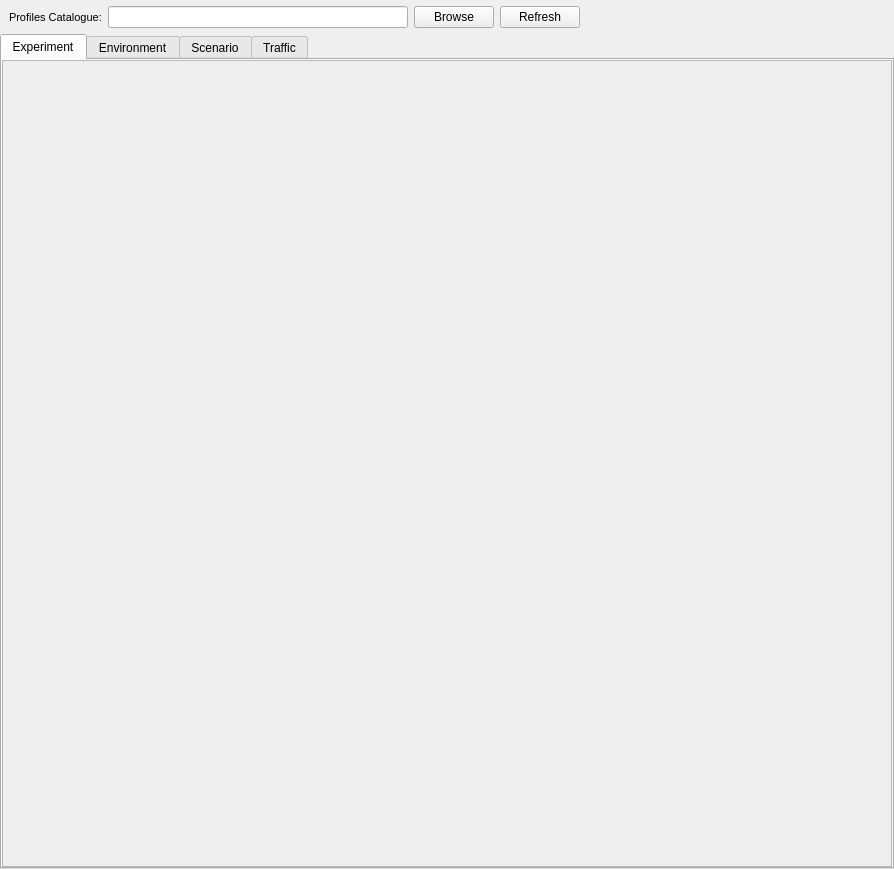
<?xml version="1.0" encoding="UTF-8"?>
<ui version="4.0">
 <class>TrafficSimulationView</class>
 <widget class="QWidget" name="TrafficSimulationView">
  <property name="geometry">
   <rect>
    <x>0</x>
    <y>0</y>
    <width>894</width>
    <height>869</height>
   </rect>
  </property>
  <property name="windowTitle">
   <string>Form</string>
  </property>
  <layout class="QVBoxLayout" name="layout">
   <property name="spacing">
    <number>0</number>
   </property>
   <property name="leftMargin">
    <number>0</number>
   </property>
   <property name="topMargin">
    <number>0</number>
   </property>
   <property name="rightMargin">
    <number>0</number>
   </property>
   <property name="bottomMargin">
    <number>0</number>
   </property>
   <item>
    <widget class="QWidget" name="ProfileCatalogueView" native="true">
     <property name="toolTip">
      <string>Reference to the catalogue of agent profiles. Can be constructed with the Agent Configuration Plugin if loaded.</string>
     </property>
     <layout class="QHBoxLayout" name="horizontalLayout">
      <property name="leftMargin">
       <number>9</number>
      </property>
      <property name="topMargin">
       <number>6</number>
      </property>
      <property name="rightMargin">
       <number>0</number>
      </property>
      <property name="bottomMargin">
       <number>6</number>
      </property>
      <item>
       <widget class="QLabel" name="ProfileCatalogueLabel">
        <property name="font">
         <font>
          <pointsize>8</pointsize>
         </font>
        </property>
        <property name="text">
         <string>Profiles Catalogue:</string>
        </property>
        <property name="margin">
         <number>0</number>
        </property>
       </widget>
      </item>
      <item>
       <widget class="QLineEdit" name="ProfileCatalogue">
        <property name="minimumSize">
         <size>
          <width>300</width>
          <height>0</height>
         </size>
        </property>
        <property name="readOnly">
         <bool>true</bool>
        </property>
       </widget>
      </item>
      <item>
       <widget class="QPushButton" name="CatalogueBrowse">
        <property name="sizePolicy">
         <sizepolicy hsizetype="Fixed" vsizetype="Fixed">
          <horstretch>0</horstretch>
          <verstretch>0</verstretch>
         </sizepolicy>
        </property>
        <property name="text">
         <string>Browse</string>
        </property>
       </widget>
      </item>
      <item>
       <widget class="QPushButton" name="CatalogueRefresh">
        <property name="text">
         <string>Refresh</string>
        </property>
       </widget>
      </item>
      <item>
       <widget class="QLabel" name="CatalogueError">
        <property name="font">
         <font>
          <pointsize>10</pointsize>
          <weight>75</weight>
          <bold>true</bold>
         </font>
        </property>
        <property name="styleSheet">
         <string notr="true">color:red</string>
        </property>
        <property name="text">
         <string/>
        </property>
       </widget>
      </item>
      <item>
       <spacer name="horizontalSpacer_2">
        <property name="orientation">
         <enum>Qt::Horizontal</enum>
        </property>
        <property name="sizeHint" stdset="0">
         <size>
          <width>40</width>
          <height>20</height>
         </size>
        </property>
       </spacer>
      </item>
     </layout>
    </widget>
   </item>
   <item>
    <widget class="QTabWidget" name="tabWidget">
     <property name="autoFillBackground">
      <bool>false</bool>
     </property>
     <property name="tabPosition">
      <enum>QTabWidget::North</enum>
     </property>
     <property name="tabShape">
      <enum>QTabWidget::Rounded</enum>
     </property>
     <property name="currentIndex">
      <number>0</number>
     </property>
     <property name="documentMode">
      <bool>false</bool>
     </property>
     <property name="tabsClosable">
      <bool>false</bool>
     </property>
     <widget class="QWidget" name="Experiment">
      <attribute name="title">
       <string>Experiment</string>
      </attribute>
      <layout class="QGridLayout" name="gridLayout">
       <property name="leftMargin">
        <number>0</number>
       </property>
       <property name="topMargin">
        <number>0</number>
       </property>
       <property name="rightMargin">
        <number>0</number>
       </property>
       <property name="bottomMargin">
        <number>0</number>
       </property>
       <property name="spacing">
        <number>0</number>
       </property>
       <item row="0" column="0">
        <widget class="QScrollArea" name="experimentScrollArea">
         <property name="widgetResizable">
          <bool>false</bool>
         </property>
         <widget class="QWidget" name="experimentContent">
          <property name="geometry">
           <rect>
            <x>0</x>
            <y>0</y>
            <width>744</width>
            <height>430</height>
           </rect>
          </property>
         </widget>
        </widget>
       </item>
      </layout>
     </widget>
     <widget class="QWidget" name="Environment">
      <attribute name="title">
       <string>Environment</string>
      </attribute>
      <layout class="QGridLayout" name="gridLayout_5">
       <property name="leftMargin">
        <number>0</number>
       </property>
       <property name="topMargin">
        <number>0</number>
       </property>
       <property name="rightMargin">
        <number>0</number>
       </property>
       <property name="bottomMargin">
        <number>0</number>
       </property>
       <property name="spacing">
        <number>0</number>
       </property>
       <item row="0" column="0">
        <widget class="QScrollArea" name="environmentScrollArea">
         <property name="lineWidth">
          <number>0</number>
         </property>
         <property name="midLineWidth">
          <number>0</number>
         </property>
         <property name="widgetResizable">
          <bool>true</bool>
         </property>
         <widget class="QWidget" name="environmentContent">
          <property name="geometry">
           <rect>
            <x>0</x>
            <y>0</y>
            <width>888</width>
            <height>806</height>
           </rect>
          </property>
          <layout class="QVBoxLayout" name="verticalLayout">
           <property name="leftMargin">
            <number>150</number>
           </property>
           <property name="topMargin">
            <number>50</number>
           </property>
           <property name="rightMargin">
            <number>150</number>
           </property>
           <property name="bottomMargin">
            <number>50</number>
           </property>
          </layout>
         </widget>
        </widget>
       </item>
      </layout>
     </widget>
     <widget class="QWidget" name="Scenario">
      <attribute name="title">
       <string>Scenario</string>
      </attribute>
      <layout class="QGridLayout" name="gridLayout_2">
       <property name="leftMargin">
        <number>0</number>
       </property>
       <property name="topMargin">
        <number>0</number>
       </property>
       <property name="rightMargin">
        <number>0</number>
       </property>
       <property name="bottomMargin">
        <number>0</number>
       </property>
       <property name="spacing">
        <number>0</number>
       </property>
       <item row="0" column="0">
        <widget class="QScrollArea" name="scenarioScrollArea">
         <property name="widgetResizable">
          <bool>true</bool>
         </property>
         <widget class="QWidget" name="scenarioContent">
          <property name="geometry">
           <rect>
            <x>0</x>
            <y>0</y>
            <width>888</width>
            <height>806</height>
           </rect>
          </property>
         </widget>
        </widget>
       </item>
      </layout>
     </widget>
     <widget class="QWidget" name="Traffic">
      <attribute name="title">
       <string>Traffic</string>
      </attribute>
      <layout class="QGridLayout" name="gridLayout_4">
       <property name="leftMargin">
        <number>0</number>
       </property>
       <property name="topMargin">
        <number>0</number>
       </property>
       <property name="rightMargin">
        <number>0</number>
       </property>
       <property name="bottomMargin">
        <number>0</number>
       </property>
       <property name="spacing">
        <number>0</number>
       </property>
       <item row="0" column="0">
        <widget class="QScrollArea" name="trafficScrollArea">
         <property name="widgetResizable">
          <bool>true</bool>
         </property>
         <widget class="QWidget" name="trafficContent">
          <property name="geometry">
           <rect>
            <x>0</x>
            <y>0</y>
            <width>888</width>
            <height>806</height>
           </rect>
          </property>
         </widget>
        </widget>
       </item>
      </layout>
     </widget>
    </widget>
   </item>
  </layout>
 </widget>
 <resources/>
 <connections/>
</ui>
